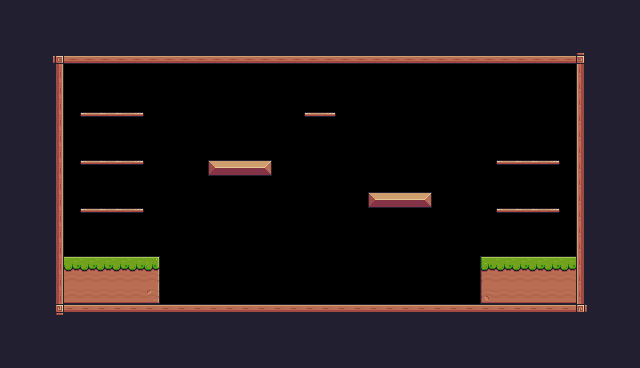

Tiled map render using the project's own tile images. Description and the whole map definition, tile-layer contents included, below:
An orthogonal 40x23 tile map with 16x16 px tiles, 1 tile layer (Background) and 27 objects (12x Fruit, 6x Platform, Player).

<map version="1.10" tiledversion="1.10.2" orientation="orthogonal" renderorder="right-down" width="40" height="23" tilewidth="16" tileheight="16" infinite="0" nextlayerid="4" nextobjectid="154">
 <tileset firstgid="1" source="Pixel Adventure.tsx" />
 <layer id="1" name="Background" width="40" height="23">
  <properties>
   <property name="BackgroundColor" value="Gray" />
  </properties>
  <data encoding="csv">
24,24,24,24,24,24,24,24,24,24,24,24,24,24,24,24,24,24,24,24,24,24,24,24,24,24,24,24,24,24,24,24,24,24,24,24,24,24,24,24,
24,24,24,24,24,24,24,24,24,24,24,24,24,24,24,24,24,24,24,24,24,24,24,24,24,24,24,24,24,24,24,24,24,24,24,24,24,24,24,24,
24,24,24,24,24,24,24,24,24,24,24,24,24,24,24,24,24,24,24,24,24,24,24,24,24,24,24,24,24,24,24,24,24,24,24,24,24,24,24,24,
24,24,24,92,134,134,134,134,134,134,134,134,134,134,134,134,134,134,134,134,134,134,134,134,134,134,134,134,134,134,134,134,134,134,134,134,93,24,24,24,
24,24,24,113,158,159,160,161,162,163,164,12,158,159,160,161,162,163,164,76,0,0,0,138,138,138,155,156,157,158,159,160,161,162,163,0,111,24,24,24,
24,24,24,113,0,138,138,138,0,0,138,12,12,0,0,226,226,226,226,76,76,76,76,76,0,0,155,156,157,158,159,160,161,162,163,0,111,24,24,24,
24,24,24,113,138,226,76,226,76,226,138,34,34,138,138,76,226,226,138,76,76,76,138,138,138,76,76,76,138,138,0,226,76,226,76,0,111,24,24,24,
24,24,24,113,226,40,41,41,42,138,158,159,160,161,162,163,164,76,76,40,42,76,76,76,76,76,138,138,138,226,226,226,76,226,76,0,111,24,24,24,
24,24,24,113,138,138,138,76,138,138,138,78,78,138,138,138,138,138,226,226,226,226,76,76,76,76,155,156,157,158,159,160,161,162,163,0,111,24,24,24,
24,24,24,113,138,76,76,138,138,76,226,100,100,226,76,76,76,76,76,226,226,226,76,76,76,76,155,156,157,158,159,160,161,162,163,0,111,24,24,24,
24,24,24,113,138,40,41,41,42,138,138,122,122,13,14,14,15,76,76,76,76,76,76,76,76,76,76,76,76,76,76,40,41,41,42,0,111,24,24,24,
24,24,24,113,226,226,226,138,138,76,76,144,144,138,138,76,76,76,138,138,138,0,76,76,76,76,76,76,76,76,76,76,76,76,76,0,111,24,24,24,
24,24,24,113,226,226,226,226,76,76,76,166,166,226,76,76,76,138,138,76,0,226,226,13,14,14,15,50,50,76,76,76,76,76,76,0,111,24,24,24,
24,24,24,113,226,40,41,41,42,76,76,188,188,226,226,226,226,226,76,76,76,76,76,76,76,76,76,76,76,76,76,40,41,41,42,0,111,24,24,24,
24,24,24,113,76,76,76,76,76,76,76,210,210,76,226,226,226,226,76,76,76,76,76,76,76,155,156,157,158,159,160,161,162,163,0,0,111,24,24,24,
24,24,24,113,138,155,156,157,158,159,160,232,232,163,76,76,76,76,76,76,76,76,76,76,138,155,156,157,158,159,160,161,162,163,0,0,111,24,24,24,
24,24,24,113,8,8,8,8,8,9,50,50,138,138,138,138,226,226,226,226,226,226,226,226,226,76,76,76,76,76,7,8,8,8,8,8,111,24,24,24,
24,24,24,113,30,30,30,30,30,31,50,50,138,138,138,138,226,226,226,226,226,226,226,226,226,76,76,76,76,76,29,30,30,30,30,30,111,24,24,24,
24,24,24,113,52,52,52,52,52,53,50,50,138,138,138,138,226,76,76,76,76,76,76,76,76,76,76,76,76,76,51,52,52,52,52,52,111,24,24,24,
24,24,24,114,90,90,90,90,90,90,90,90,90,90,90,90,90,90,90,90,90,90,90,90,90,90,90,90,90,90,90,90,90,90,90,90,115,24,24,24,
24,24,24,24,24,24,24,24,24,24,24,24,24,24,24,24,24,24,24,24,24,24,24,24,24,24,24,24,24,24,24,24,24,24,24,24,24,24,24,24,
24,24,24,24,24,24,24,24,24,24,24,24,24,24,24,24,24,24,24,24,24,24,24,24,24,24,24,24,24,24,24,24,24,24,24,24,24,24,24,24,
24,24,24,24,24,24,24,24,24,24,24,24,24,24,24,24,24,24,24,24,24,24,24,24,24,24,24,24,24,24,24,24,24,24,24,24,24,24,24,24
</data>
 </layer>
 <objectgroup id="2" name="Spawnpoints">
  <object id="127" name="Player" type="Player" x="304" y="272" width="30.0614" height="30.0614" />
  <object id="137" name="Orange" type="Fruit" x="368" y="160" width="32" height="32" />
  <object id="128" name="Bananas" type="Fruit" x="96" y="80" width="32" height="32" />
  <object id="129" name="Bananas" type="Fruit" x="96" y="128" width="32" height="32" />
  <object id="130" name="Bananas" type="Fruit" x="96" y="176" width="32" height="32" />
  <object id="131" name="Cherries" type="Fruit" x="208" y="128" width="32" height="32" />
  <object id="132" name="Cherries" type="Fruit" x="240" y="128" width="32" height="32" />
  <object id="133" name="Cherries" type="Fruit" x="224" y="96" width="32" height="32" />
  <object id="134" name="Pineapple" type="Fruit" x="304" y="80" width="32" height="32" />
  <object id="135" name="Apple" type="Fruit" x="512" y="128" width="32" height="32" />
  <object id="136" name="Apple" type="Fruit" x="512" y="176" width="32" height="32" />
  <object id="138" name="Orange" type="Fruit" x="400" y="160" width="32" height="32" />
  <object id="139" name="Orange" type="Fruit" x="384" y="128" width="32" height="32" />
 </objectgroup>
 <objectgroup id="3" name="Collisions">
  <object id="140" x="48" y="48" width="16" height="272" />
  <object id="141" x="48" y="304" width="544" height="16" />
  <object id="142" x="576" y="48" width="16" height="272" />
  <object id="143" x="48" y="48" width="544" height="16" />
  <object id="144" x="480" y="256" width="96" height="48" />
  <object id="145" x="208" y="160" width="64" height="16" />
  <object id="146" x="368" y="192" width="64" height="16" />
  <object id="147" type="Platform" x="496" y="208" width="64" height="16" />
  <object id="148" type="Platform" x="496" y="160" width="64" height="16" />
  <object id="149" type="Platform" x="80" y="160" width="64" height="16" />
  <object id="150" type="Platform" x="80" y="208" width="64" height="16" />
  <object id="151" x="64" y="256" width="96" height="48" />
  <object id="152" type="Platform" x="80" y="112" width="64" height="16" />
  <object id="153" type="Platform" x="304" y="112" width="32" height="16" />
 </objectgroup>
</map>
